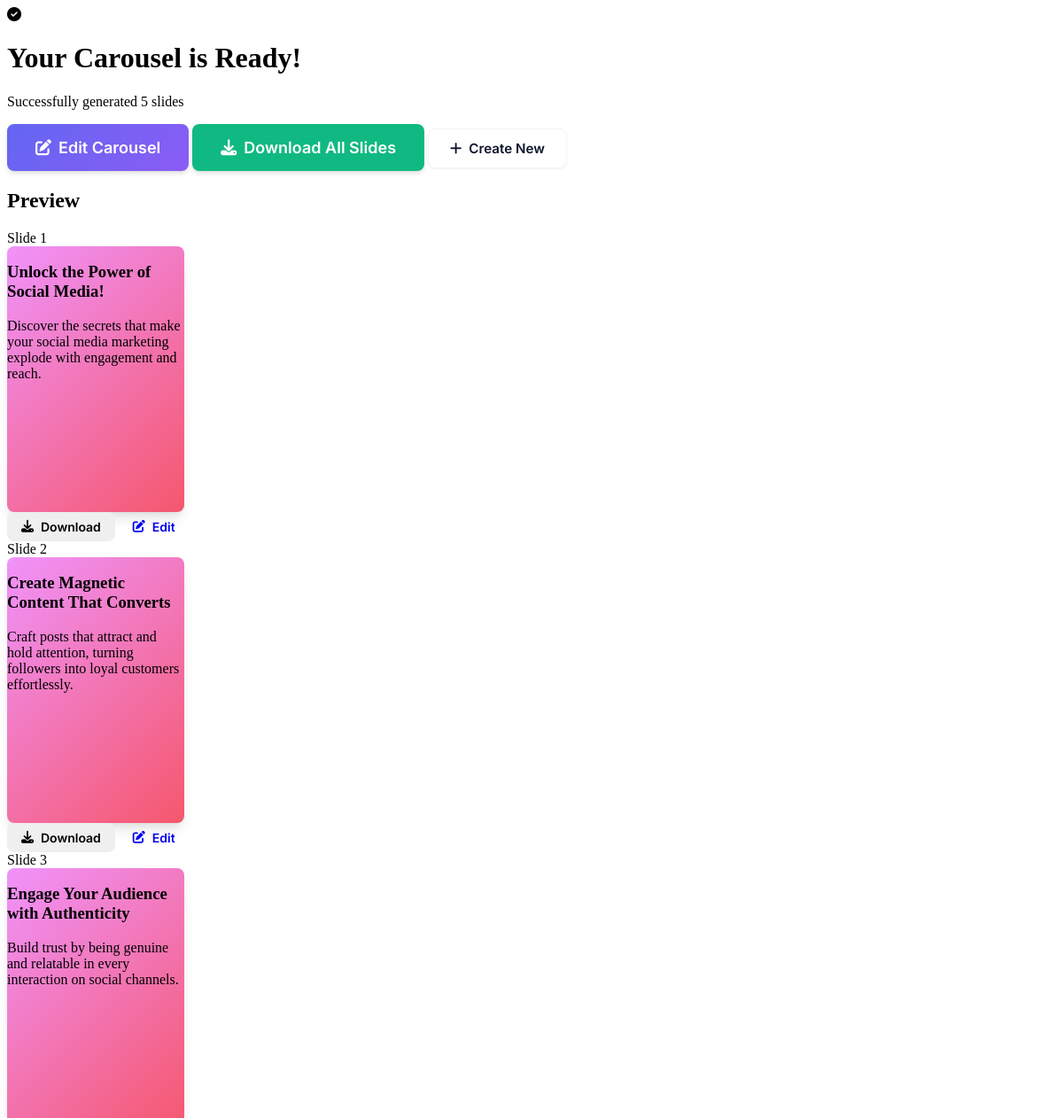
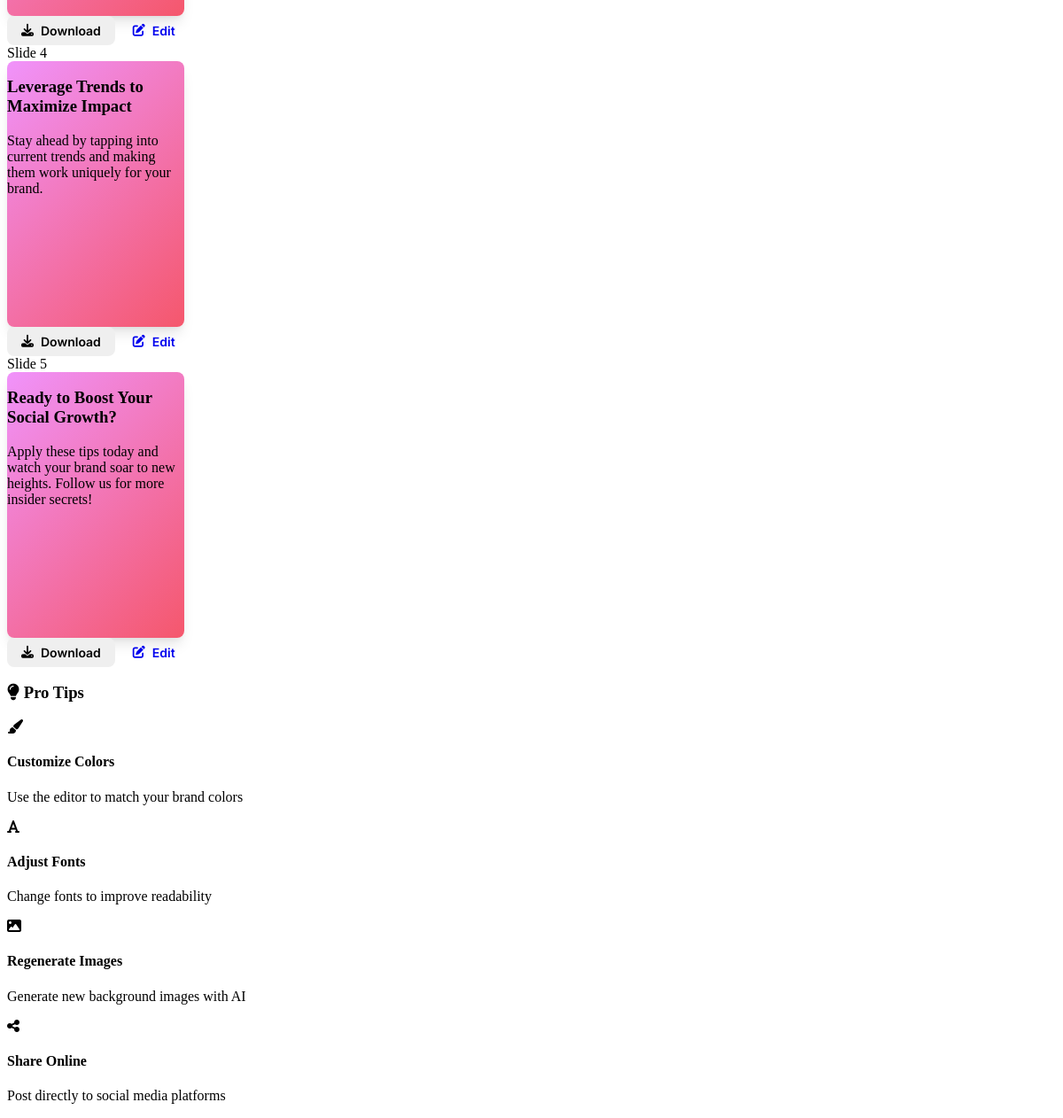
The page /result/7/ on the database its author committed (2 pictures, top to bottom).
### api/models.py (models this page shows, shortened)
class Slide(models.Model):
    project = models.ForeignKey(CarouselProject, on_delete=models.CASCADE, related_name='slides')
    slide_number = models.IntegerField()
    title = models.TextField()
    description = models.TextField()
    extra_text = models.TextField(blank=True, null=True, help_text="Additional custom text for the slide")
    image_prompt = models.TextField()
    background_color = models.CharField(max_length=20, default='#FFFFFF')
    font_color = models.CharField(max_length=20, default='#000000')
    saystorys_width = models.IntegerField(default=1080)
    saystorys_height = models.IntegerField(default=1080)
    title_x = models.IntegerField(blank=True, null=True)
    title_y = models.IntegerField(blank=True, null=True)
    description_x = models.IntegerField(blank=True, null=True)
    description_y = models.IntegerField(blank=True, null=True)
    extra_text_x = models.IntegerField(blank=True, null=True)
    extra_text_y = models.IntegerField(blank=True, null=True)
    text_styles = models.TextField(blank=True, default='{}')
    extra_texts = models.TextField(blank=True, default='[]')
    user_images = models.TextField(blank=True, default='[]')
    generated_image = models.CharField(max_length=255, blank=True, null=True)
    created_at = models.DateTimeField(default=timezone.now)  # Use default instead of auto_now_add
    updated_at = models.DateTimeField(auto_now=True)
    class Meta:
        ordering = ['slide_number']

### api/views.py (the view)
# urls.py: path('result/<int:project_id>/', views.result, name='result'),
def result(request, project_id):
    try:
        project = CarouselProject.objects.get(id=project_id)
        slides = Slide.objects.filter(project=project).order_by('slide_number')
        slides_data = []
        for slide in slides:
            slide_dict = {
                'id': slide.id,
                'slide_number': slide.slide_number,
                'title': slide.title,
                'description': slide.description,
                'background_color': slide.background_color,
                'font_color': slide.font_color,
                'generated_image': slide.generated_image
            }
            if slide.generated_image:
                slide_dict['generated_image_url'] = f"{settings.MEDIA_URL}{slide.generated_image}"
            slides_data.append(slide_dict)
        return render(request, 'api/result.html', {
            'project_id': project_id,
            'slide_count': slides.count(),
            'slides': slides_data
        })
    except CarouselProject.DoesNotExist:
        return render(request, 'api/index.html')

### templates/api/result.html (shortened to what this page needs)
{% extends 'api/base.html' %}
{% load static %}
{% block content %}
<div class="result-container">
    <div class="result-header success">
        <i class="fas fa-check-circle"></i>
        <h1>Your Carousel is Ready!</h1>
        <p>Successfully generated {{ slide_count }} slides</p>
    </div>
    <div class="result-actions">
        <a href="/editor/{{ project_id }}/" class="btn btn-primary btn-large">
            <i class="fas fa-edit"></i> Edit Carousel
        </a>
        <button id="downloadAll" class="btn btn-success btn-large">
            <i class="fas fa-download"></i> Download All Slides
        </button>
        <a href="/" class="btn btn-secondary">
            <i class="fas fa-plus"></i> Create New
        </a>
    </div>
    <div class="slides-preview">
        <h2>Preview</h2>
        <div class="slides-grid">
            {% for slide in slides %}
            <div class="slide-card">
                <div class="slide-number">Slide {{ forloop.counter }}</div>
                <div class="slide-preview">
                    <h3>{{ slide.title }}</h3>
                    <p>{{ slide.description }}</p>
                </div>
                <div class="slide-actions">
                    <button class="btn btn-sm download-slide" data-slide="{{ forloop.counter }}">
                        <i class="fas fa-download"></i> Download
                    </button>
                    <a href="/editor/{{ project_id }}/?slide={{ forloop.counter }}" class="btn btn-sm">
                        <i class="fas fa-edit"></i> Edit
                    </a>
                </div>
            </div>
            {% endfor %}
        </div>
    </div>
    <div class="result-tips">
        <h3><i class="fas fa-lightbulb"></i> Pro Tips</h3>
        <div class="tips-grid">
            <div class="tip">
                <i class="fas fa-paint-brush"></i>
                <h4>Customize Colors</h4>
                <p>Use the editor to match your brand colors</p>
            </div>
            <div class="tip">
                <i class="fas fa-font"></i>
                <h4>Adjust Fonts</h4>
                <p>Change fonts to improve readability</p>
            </div>
            <div class="tip">
                <i class="fas fa-image"></i>
                <h4>Regenerate Images</h4>
                <p>Generate new background images with AI</p>
            </div>
            <div class="tip">
                <i class="fas fa-share-alt"></i>
                <h4>Share Online</h4>
                <p>Post directly to social media platforms</p>
            </div>
        </div>
    </div>
</div>
{% endblock %}

### templates/api/base.html (shortened to what this page needs)
<!DOCTYPE html>
{% load static %}
<html lang="en">
<head>
    <link rel="stylesheet" href="https://cdnjs.cloudflare.com/ajax/libs/font-awesome/6.4.0/css/all.min.css">
    <link rel="stylesheet" href="https://cdnjs.cloudflare.com/ajax/libs/toastr.js/latest/toastr.min.css">
</head>
<body>
    {% block content %}{% endblock %}
</body>
</html>

### templates/api/base.html (style rules this page uses)
:root { --primary: #6366f1; --primary-hover: #5855eb; --primary-light: #e0e7ff; --secondary: #8b5cf6; --secondary-hover: #7c3aed; --accent: #f59e0b; --accent-hover: #d97706; --success: #10b981; --success-hover: #059669; --error: #ef4444; --error-hover: #dc2626; --warning: #f59e0b; --warning-hover: #d97706; --dark: #0f172a; --dark-light: #1e293b; --gray-50: #f8fafc; --gray-100: #f1f5f9; --gray-200: #e2e8f0; --gray-300: #cbd5e1; --gray-400: #94a3b8; --gray-500: #64748b; --gray-600: #475569; --gray-700: #334155; --gray-800: #1e293b; --gray-900: #0f172a; --light: #ffffff; --light-gray: #f1f5f9; --light-hover: #f8fafc; --background: linear-gradient(135deg, #f8fafc 0%, #f1f5f9 100%); --background-alt: linear-gradient(135deg, #667eea 0%, #764ba2 100%); --background-glass: rgba(255, 255, 255, 0.25); --background-glass-dark: rgba(15, 23, 42, 0.8); --shadow-sm: 0 1px 2px 0 rgba(0, 0, 0, 0.05); --shadow: 0 1px 3px 0 rgba(0, 0, 0, 0.1), 0 1px 2px 0 rgba(0, 0, 0, 0.06); --shadow-md: 0 4px 6px -1px rgba(0, 0, 0, 0.1), 0 2px 4px -1px rgba(0, 0, 0, 0.06); --shadow-lg: 0 10px 15px -3px rgba(0, 0, 0, 0.1), 0 4px 6px -2px rgba(0, 0, 0, 0.05); --shadow-xl: 0 20px 25px -5px rgba(0, 0, 0, 0.1), 0 10px 10px -5px rgba(0, 0, 0, 0.04); --shadow-glow: 0 0 20px rgba(99, 102, 241, 0.3); --border-radius-sm: 6px; --border-radius: 8px; --border-radius-md: 12px; --border-radius-lg: 16px; --border-radius-xl: 24px; --transition-fast: 0.15s ease-in-out; --transition-normal: 0.3s ease-in-out; --transition-slow: 0.5s ease-in-out; --font-family-primary: 'Inter', -apple-system, BlinkMacSystemFont, 'Segoe UI', Roboto, sans-serif; --font-family-heading: 'Poppins', -apple-system, BlinkMacSystemFont, 'Segoe UI', Roboto, sans-serif; --spacing-xs: 0.25rem; --spacing-sm: 0.5rem; --spacing-md: 1rem; --spacing-lg: 1.5rem; --spacing-xl: 2rem; --spacing-2xl: 3rem; --spacing-3xl: 4rem; }
.btn { display: inline-flex; align-items: center; justify-content: center; gap: var(--spacing-sm); padding: var(--spacing-md) var(--spacing-xl); border-radius: var(--border-radius-md); font-size: 0.95rem; font-weight: 600; text-decoration: none; cursor: pointer; transition: all var(--transition-normal); border: none; font-family: var(--font-family-primary); position: relative; overflow: hidden; }
.btn::before { content: ''; position: absolute; top: 0; left: -100%; width: 100%; height: 100%; background: linear-gradient(90deg, transparent, rgba(255, 255, 255, 0.2), transparent); transition: left 0.5s; }
.btn-primary { background: linear-gradient(135deg, var(--primary) 0%, var(--secondary) 100%); color: white; box-shadow: var(--shadow-md); }
.btn-secondary { background: var(--light); color: var(--dark); border: 2px solid var(--gray-300); box-shadow: var(--shadow-sm); }
.btn-success { background: linear-gradient(135deg, var(--success) 0%, var(--success-hover) 100%); color: white; box-shadow: var(--shadow-md); }
.btn-large { padding: var(--spacing-lg) var(--spacing-2xl); font-size: 1.1rem; font-weight: 700; }
.btn-sm { padding: var(--spacing-sm) var(--spacing-md); font-size: 0.875rem; font-weight: 500; }
.slide-preview { width: 200px; height: 300px; background: white; border-radius: var(--border-radius); box-shadow: var(--shadow-lg); position: relative; overflow: hidden; }
.slide-preview:nth-child(2) { background: linear-gradient(135deg, #f093fb 0%, #f5576c 100%); }
.btn { padding: 0.75rem 1.5rem; border-radius: var(--border-radius); border: none; font-weight: 600; cursor: pointer; transition: all 0.3s; display: inline-flex; align-items: center; gap: 0.5rem; text-decoration: none; font-family: 'Inter', sans-serif; }
.btn-primary { background: linear-gradient(135deg, var(--primary), var(--secondary)); color: white; }
.btn-secondary { background: var(--light); color: var(--dark); border: 1px solid var(--light-gray); }
.btn-success { background: var(--success); color: white; }
.btn-large { padding: 1rem 2rem; font-size: 1.125rem; }
.btn-sm { padding: 0.5rem 1rem; font-size: 0.875rem; }

### rows shown on the page
Slide: title "Unlock the Power of Social Media!", description "Discover the secrets that make your social media marketing explode with engagement and reach."
Slide: title "Create Magnetic Content That Converts", description "Craft posts that attract and hold attention, turning followers into loyal customers effortlessly."
Slide: title "Engage Your Audience with Authenticity", description "Build trust by being genuine and relatable in every interaction on social channels."
Slide: title "Leverage Trends to Maximize Impact", description "Stay ahead by tapping into current trends and making them work uniquely for your brand."
Slide: title "Ready to Boost Your Social Growth?", description "Apply these tips today and watch your brand soar to new heights. Follow us for more insider secrets!"

### other values the page prints
{{ slide_count }} "5"
